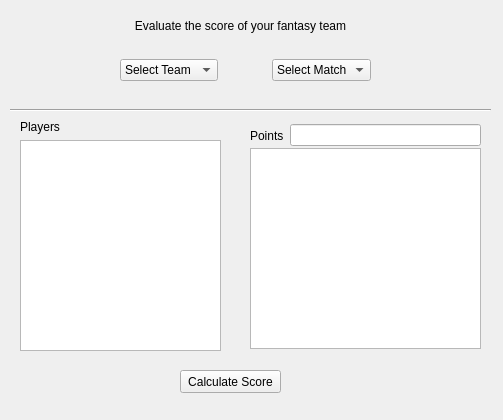
<?xml version="1.0" encoding="UTF-8"?>
<ui version="4.0">
 <class>Form</class>
 <widget class="QWidget" name="Form">
  <property name="geometry">
   <rect>
    <x>0</x>
    <y>0</y>
    <width>503</width>
    <height>420</height>
   </rect>
  </property>
  <property name="windowTitle">
   <string>Form</string>
  </property>
  <widget class="QLabel" name="label">
   <property name="geometry">
    <rect>
     <x>120</x>
     <y>10</y>
     <width>241</width>
     <height>31</height>
    </rect>
   </property>
   <property name="text">
    <string>Evaluate the score of your fantasy team</string>
   </property>
   <property name="alignment">
    <set>Qt::AlignCenter</set>
   </property>
  </widget>
  <widget class="QWidget" name="horizontalLayoutWidget">
   <property name="geometry">
    <rect>
     <x>120</x>
     <y>40</y>
     <width>251</width>
     <height>61</height>
    </rect>
   </property>
   <layout class="QHBoxLayout" name="horizontalLayout">
    <item>
     <widget class="QComboBox" name="comboBox">
      <property name="currentText">
       <string>Select Team</string>
      </property>
      <item>
       <property name="text">
        <string>Select Team</string>
       </property>
      </item>
      <item>
       <property name="text">
        <string>Rashika1</string>
       </property>
      </item>
      <item>
       <property name="text">
        <string>Python1</string>
       </property>
      </item>
      <item>
       <property name="text">
        <string>Java Team</string>
       </property>
      </item>
      <item>
       <property name="text">
        <string>C++ Team</string>
       </property>
      </item>
     </widget>
    </item>
    <item>
     <spacer name="horizontalSpacer">
      <property name="orientation">
       <enum>Qt::Horizontal</enum>
      </property>
      <property name="sizeHint" stdset="0">
       <size>
        <width>40</width>
        <height>20</height>
       </size>
      </property>
     </spacer>
    </item>
    <item>
     <widget class="QComboBox" name="comboBox_2">
      <item>
       <property name="text">
        <string>Select Match</string>
       </property>
      </item>
      <item>
       <property name="text">
        <string>Match 1</string>
       </property>
      </item>
      <item>
       <property name="text">
        <string>Match 2</string>
       </property>
      </item>
      <item>
       <property name="text">
        <string>Match 3</string>
       </property>
      </item>
      <item>
       <property name="text">
        <string>Match 4</string>
       </property>
      </item>
      <item>
       <property name="text">
        <string>Match 5</string>
       </property>
      </item>
      <item>
       <property name="text">
        <string>Match 6</string>
       </property>
      </item>
      <item>
       <property name="text">
        <string>Match 7</string>
       </property>
      </item>
      <item>
       <property name="text">
        <string>Match 8</string>
       </property>
      </item>
     </widget>
    </item>
   </layout>
  </widget>
  <widget class="Line" name="line">
   <property name="geometry">
    <rect>
     <x>10</x>
     <y>100</y>
     <width>481</width>
     <height>20</height>
    </rect>
   </property>
   <property name="orientation">
    <enum>Qt::Horizontal</enum>
   </property>
  </widget>
  <widget class="QWidget" name="verticalLayoutWidget">
   <property name="geometry">
    <rect>
     <x>20</x>
     <y>120</y>
     <width>201</width>
     <height>231</height>
    </rect>
   </property>
   <layout class="QVBoxLayout" name="verticalLayout">
    <item>
     <widget class="QLabel" name="label_2">
      <property name="text">
       <string>Players</string>
      </property>
     </widget>
    </item>
    <item>
     <widget class="QListWidget" name="listWidget"/>
    </item>
   </layout>
  </widget>
  <widget class="QPushButton" name="pushButton">
   <property name="geometry">
    <rect>
     <x>180</x>
     <y>370</y>
     <width>101</width>
     <height>23</height>
    </rect>
   </property>
   <property name="text">
    <string>Calculate Score</string>
   </property>
  </widget>
  <widget class="QWidget" name="horizontalLayoutWidget_2">
   <property name="geometry">
    <rect>
     <x>250</x>
     <y>120</y>
     <width>231</width>
     <height>31</height>
    </rect>
   </property>
   <layout class="QHBoxLayout" name="horizontalLayout_2">
    <item>
     <widget class="QLabel" name="label_3">
      <property name="text">
       <string>Points</string>
      </property>
     </widget>
    </item>
    <item>
     <widget class="QLineEdit" name="lineEdit"/>
    </item>
   </layout>
  </widget>
  <widget class="QListWidget" name="listWidget_2">
   <property name="geometry">
    <rect>
     <x>250</x>
     <y>148</y>
     <width>231</width>
     <height>201</height>
    </rect>
   </property>
  </widget>
 </widget>
 <resources/>
 <connections/>
</ui>
